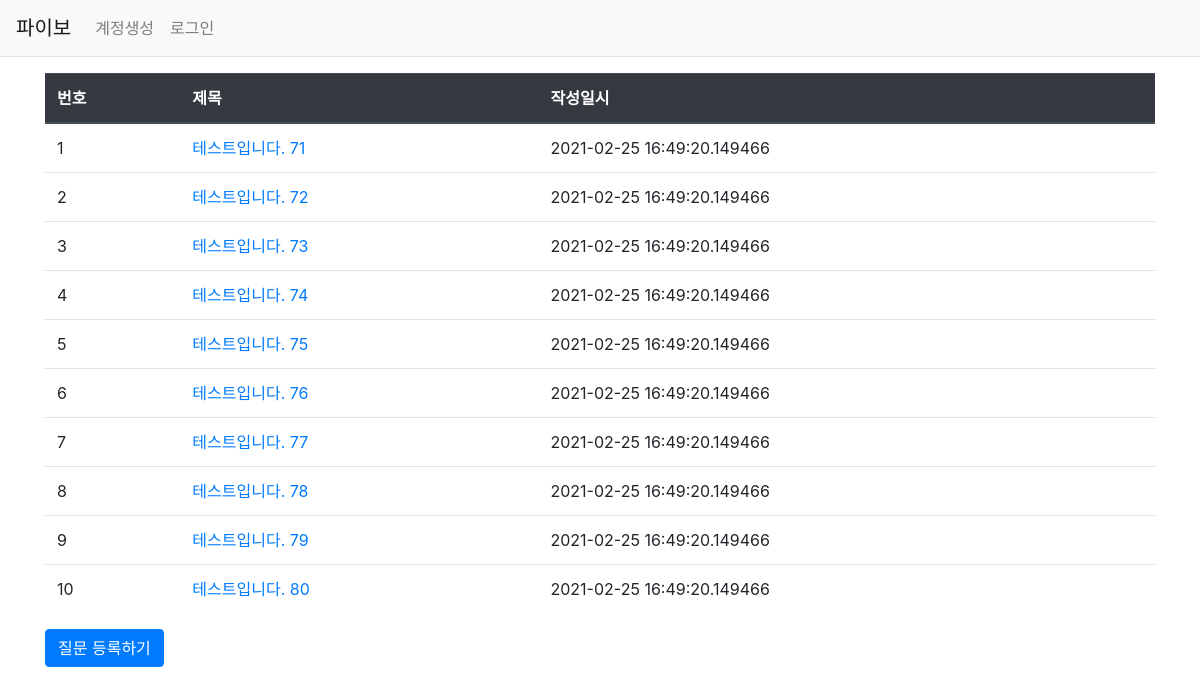
The page /question/list on the database its author committed.
### Pybo/models.py (models this page shows)
class Question(db.Model):
    id = db.Column(db.Integer, primary_key=True)  # primary_key는 중복되지 않는 값임
    subject = db.Column(db.String(200), nullable=False)
    content = db.Column(db.Text(), nullable=False)
    create_date = db.Column(db.DateTime(), nullable=False)

### Pybo/views/question_views.py (the view)
@bp.route('/list')
def qlist():
    page = request.args.get('page', type=int, default=1)
    print(page)
    question_list = Question.query.order_by(Question.create_date.desc())
    question_list = question_list.paginate(page, per_page=10)
    return render_template('question/question_list.html', question_list=question_list)

### Pybo/templates/question/question_list.html
{% extends 'base.html' %}
{% block content %}
<link rel="stylesheet" href="{{url_for('static', filename='bootstrap.min.css')}}">
<div class="container my-3">
    <table class="table">
        <thead>
            <tr class="thead-dark">
                <th>번호</th>
                <th>제목</th>
                <th>작성일시</th>
            </tr>
        </thead>
        <tbody>
            {% if question_list %}
                {% for question in question_list.items %}
                <tr>
                    <td>{{ loop.index }}</td>
                    <td>
                        <a href="{{ url_for('question.detail', question_id=question.id) }}"> {{question.subject}} </a>
                    </td>
                    <td>
                        {{ question.create_date }}
                    </td>
                </tr>
                {% endfor %}
            {% else %}
            <tr>
                <td colspan="'3">질문이 없습니다.</td>
            </tr>
            {% endif %}
        </tbody>
    </table>
    <a href="{{url_for('question.create')}}" class="btn btn-primary">질문 등록하기</a>
</div>
{% endblock %}

### Pybo/templates/base.html (shortened to what this page needs)
<!DOCTYPE html>
<html lang="ko">
<head>
    <link rel="stylesheet" href="{{url_for('static', filename='bootstrap.min.css')}}">
</head>
<body>
<nav class="navbar navbar-expand-lg navbar-light bg-light border-bottom">
    <a class="navbar-brand" href="{{ url_for('main.index') }}">파이보</a>
    <div class="collapse navbar-collapse flex-grow-0" id="navbarNav">
        <ul class="navbar-nav">
            <li class="nav-item ">
                <a class="nav-link" href="#">계정생성</a>
            </li>
            <li class="nav-item ">
                <a class="nav-link" href="#">로그인</a>
            </li>
        </ul>
    </div>
</nav>
{% block content %}
{% endblock %}
</body>
</html>

### rows shown on the page
Question: subject "테스트입니다. 71", create_date "2021-02-25 16:49:20.149466"
Question: subject "테스트입니다. 72", create_date "2021-02-25 16:49:20.149466"
Question: subject "테스트입니다. 73", create_date "2021-02-25 16:49:20.149466"
Question: subject "테스트입니다. 74", create_date "2021-02-25 16:49:20.149466"
Question: subject "테스트입니다. 75", create_date "2021-02-25 16:49:20.149466"
Question: subject "테스트입니다. 76", create_date "2021-02-25 16:49:20.149466"
Question: subject "테스트입니다. 77", create_date "2021-02-25 16:49:20.149466"
Question: subject "테스트입니다. 78", create_date "2021-02-25 16:49:20.149466"
Question: subject "테스트입니다. 79", create_date "2021-02-25 16:49:20.149466"
Question: subject "테스트입니다. 80", create_date "2021-02-25 16:49:20.149466"
